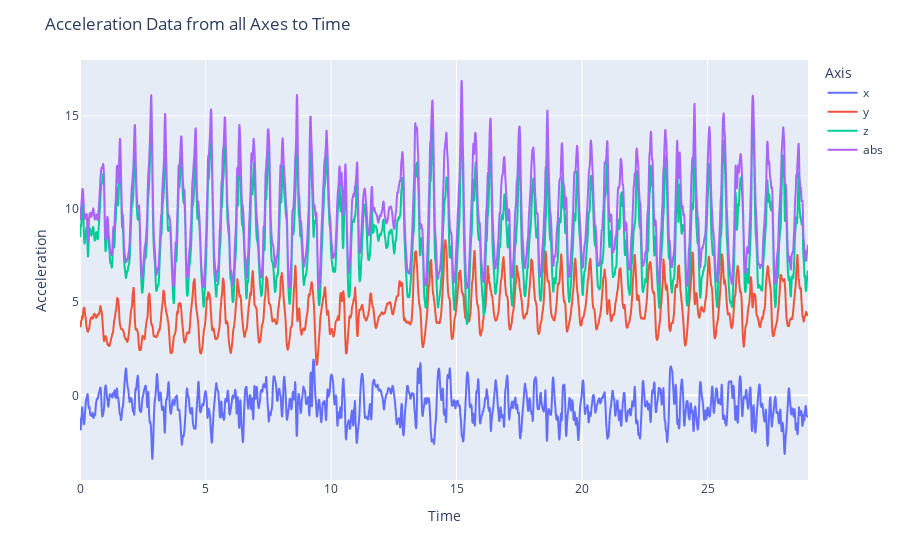
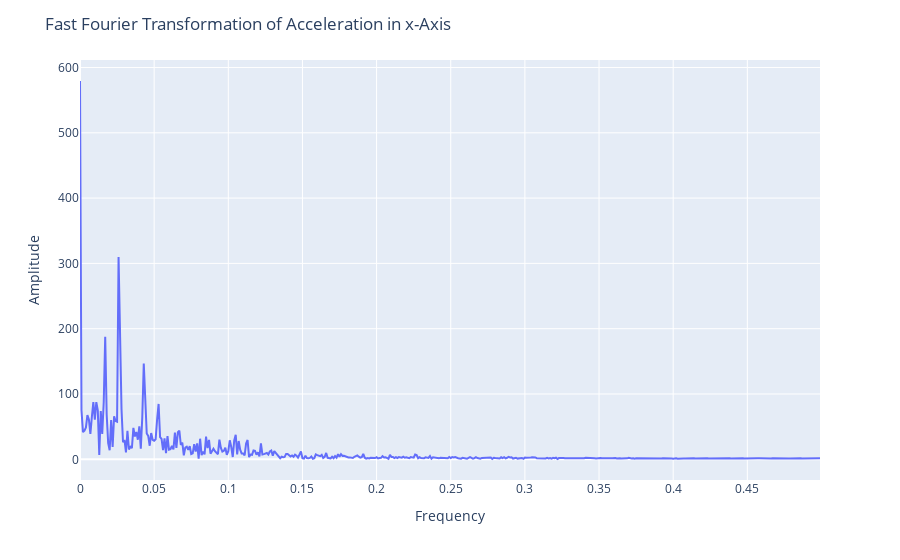

Write notebook code for charts like these, in order.
### Markdown cell above
## Walking Dataset

### Code cell
# read data
walking1 = pd.read_csv("Walking1/Raw Data.csv")

# wrangle data
walking1 = wrangle_phyphox_data(walking1)

# plot data
fig = plot_movement(walking1)
fig.show()

# get fft
_, _, fig = get_fft(walking1, axis="x", timespan=(14, 24))
fig.show()

### Figure 1 — Plotly figure (JSON) as saved in the notebook; plotly's stock layout.template omitted (floating-point values rounded to 4 significant figures; data arrays with more than 128 entries replaced by an {"elided": "..."} marker saying what was removed)
{"data": [{"hovertemplate": "variable=x<br>time=%{x}<br>value=%{y}<extra></extra>", "legendgroup": "x", "line": {"color": "#636efa", "dash": "solid"}, "marker": {"symbol": "circle"}, "mode": "lines", "name": "x", "showlegend": true, "type": "scattergl", "x": {"elided": "2900 float values"}, "xaxis": "x", "y": {"elided": "2900 float values"}, "yaxis": "y"}, {"hovertemplate": "variable=y<br>time=%{x}<br>value=%{y}<extra></extra>", "legendgroup": "y", "line": {"color": "#EF553B", "dash": "solid"}, "marker": {"symbol": "circle"}, "mode": "lines", "name": "y", "showlegend": true, "type": "scattergl", "x": {"elided": "2900 float values"}, "xaxis": "x", "y": {"elided": "2900 float values"}, "yaxis": "y"}, {"hovertemplate": "variable=z<br>time=%{x}<br>value=%{y}<extra></extra>", "legendgroup": "z", "line": {"color": "#00cc96", "dash": "solid"}, "marker": {"symbol": "circle"}, "mode": "lines", "name": "z", "showlegend": true, "type": "scattergl", "x": {"elided": "2900 float values"}, "xaxis": "x", "y": {"elided": "2900 float values"}, "yaxis": "y"}, {"hovertemplate": "variable=abs<br>time=%{x}<br>value=%{y}<extra></extra>", "legendgroup": "abs", "line": {"color": "#ab63fa", "dash": "solid"}, "marker": {"symbol": "circle"}, "mode": "lines", "name": "abs", "showlegend": true, "type": "scattergl", "x": {"elided": "2900 float values"}, "xaxis": "x", "y": {"elided": "2900 float values"}, "yaxis": "y"}], "layout": {"legend": {"title": {"text": "Axis"}, "tracegroupgap": 0}, "margin": {"t": 60}, "title": {"text": "Acceleration Data from all Axes to Time"}, "xaxis": {"anchor": "y", "domain": [0, 1], "title": {"text": "Time"}}, "yaxis": {"anchor": "x", "domain": [0, 1], "title": {"text": "Acceleration"}}}}

### Figure 2 — Plotly figure (JSON) as saved in the notebook; plotly's stock layout.template omitted (floating-point values rounded to 4 significant figures; data arrays with more than 128 entries replaced by an {"elided": "..."} marker saying what was removed)
{"data": [{"hovertemplate": "x=%{x}<br>y=%{y}<extra></extra>", "legendgroup": "", "line": {"color": "#636efa", "dash": "solid"}, "marker": {"symbol": "circle"}, "mode": "lines", "name": "", "orientation": "v", "showlegend": false, "type": "scatter", "x": {"elided": "500 float values"}, "xaxis": "x", "y": {"elided": "500 float values"}, "yaxis": "y"}], "layout": {"legend": {"tracegroupgap": 0}, "margin": {"t": 60}, "title": {"text": "Fast Fourier Transformation of Acceleration in x-Axis"}, "xaxis": {"anchor": "y", "domain": [0, 1], "title": {"text": "Frequency"}}, "yaxis": {"anchor": "x", "domain": [0, 1], "title": {"text": "Amplitude"}}}}
